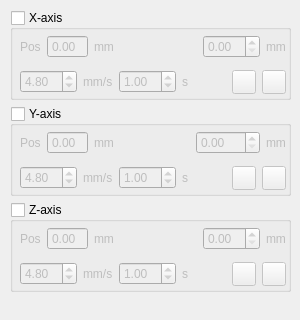
         <widget class="QWidget" name="tab_2">
          <attribute name="title">
           <string>Low-prec. Stage</string>
          </attribute>
          <widget class="QWidget" name="verticalLayoutWidget_4">
           <property name="geometry">
            <rect>
             <x>10</x>
             <y>10</y>
             <width>281</width>
             <height>301</height>
            </rect>
           </property>
           <layout class="QVBoxLayout" name="verticalLayout_5">
            <item>
             <widget class="QGroupBox" name="xAxisLowBox">
              <property name="minimumSize">
               <size>
                <width>0</width>
                <height>90</height>
               </size>
              </property>
              <property name="title">
               <string>X-axis</string>
              </property>
              <property name="checkable">
               <bool>true</bool>
              </property>
              <property name="checked">
               <bool>false</bool>
              </property>
              <widget class="QWidget" name="verticalLayoutWidget_3">
               <property name="geometry">
                <rect>
                 <x>10</x>
                 <y>20</y>
                 <width>296</width>
                 <height>71</height>
                </rect>
               </property>
               <layout class="QVBoxLayout" name="verticalLayout_4">
                <item>
                 <layout class="QHBoxLayout" name="horizontalLayout_7">
                  <item>
                   <widget class="QLabel" name="label_17">
                    <property name="text">
                     <string>Pos</string>
                    </property>
                   </widget>
                  </item>
                  <item>
                   <widget class="QDoubleSpinBox" name="xAxisPosSpinBox">
                    <property name="readOnly">
                     <bool>true</bool>
                    </property>
                    <property name="buttonSymbols">
                     <enum>QAbstractSpinBox::ButtonSymbols::NoButtons</enum>
                    </property>
                   </widget>
                  </item>
                  <item>
                   <widget class="QLabel" name="label_14">
                    <property name="text">
                     <string>mm</string>
                    </property>
                   </widget>
                  </item>
                  <item>
                   <spacer name="horizontalSpacer_14">
                    <property name="orientation">
                     <enum>Qt::Orientation::Horizontal</enum>
                    </property>
                    <property name="sizeHint" stdset="0">
                     <size>
                      <width>40</width>
                      <height>20</height>
                     </size>
                    </property>
                   </spacer>
                  </item>
                  <item>
                   <widget class="QDoubleSpinBox" name="xAxisDesSpinBox">
                    <property name="readOnly">
                     <bool>false</bool>
                    </property>
                    <property name="maximum">
                     <double>90.000000000000000</double>
                    </property>
                   </widget>
                  </item>
                  <item>
                   <widget class="QLabel" name="label_18">
                    <property name="text">
                     <string>mm</string>
                    </property>
                   </widget>
                  </item>
                  <item>
                   <widget class="QPushButton" name="xAxisLowGotoButton">
                    <property name="minimumSize">
                     <size>
                      <width>24</width>
                      <height>24</height>
                     </size>
                    </property>
                    <property name="maximumSize">
                     <size>
                      <width>24</width>
                      <height>16777215</height>
                     </size>
                    </property>
                    <property name="text">
                     <string/>
                    </property>
                    <property name="icon">
                     <iconset resource="icons.qrc">
                      <normaloff>:/icons/icons8-go-100.png</normaloff>:/icons/icons8-go-100.png</iconset>
                    </property>
                    <property name="iconSize">
                     <size>
                      <width>20</width>
                      <height>20</height>
                     </size>
                    </property>
                   </widget>
                  </item>
                 </layout>
                </item>
                <item>
                 <layout class="QHBoxLayout" name="horizontalLayout_10">
                  <item>
                   <widget class="QDoubleSpinBox" name="xAxisSpeedSpinBox">
                    <property name="singleStep">
                     <double>0.120000000000000</double>
                    </property>
                    <property name="value">
                     <double>4.800000000000000</double>
                    </property>
                   </widget>
                  </item>
                  <item>
                   <widget class="QLabel" name="label_15">
                    <property name="text">
                     <string>mm/s</string>
                    </property>
                   </widget>
                  </item>
                  <item>
                   <widget class="QDoubleSpinBox" name="xAxisTimeSpinBox">
                    <property name="value">
                     <double>1.000000000000000</double>
                    </property>
                   </widget>
                  </item>
                  <item>
                   <widget class="QLabel" name="label_16">
                    <property name="text">
                     <string>s</string>
                    </property>
                   </widget>
                  </item>
                  <item>
                   <spacer name="horizontalSpacer_15">
                    <property name="orientation">
                     <enum>Qt::Orientation::Horizontal</enum>
                    </property>
                    <property name="sizeHint" stdset="0">
                     <size>
                      <width>40</width>
                      <height>20</height>
                     </size>
                    </property>
                   </spacer>
                  </item>
                  <item>
                   <widget class="QPushButton" name="xAxisLowLeftButton">
                    <property name="minimumSize">
                     <size>
                      <width>24</width>
                      <height>24</height>
                     </size>
                    </property>
                    <property name="maximumSize">
                     <size>
                      <width>24</width>
                      <height>16777215</height>
                     </size>
                    </property>
                    <property name="text">
                     <string/>
                    </property>
                    <property name="icon">
                     <iconset resource="icons.qrc">
                      <normaloff>:/icons/icons8-left-96.png</normaloff>:/icons/icons8-left-96.png</iconset>
                    </property>
                    <property name="iconSize">
                     <size>
                      <width>16</width>
                      <height>16</height>
                     </size>
                    </property>
                   </widget>
                  </item>
                  <item>
                   <widget class="QPushButton" name="xAxisLowHomeButton">
                    <property name="minimumSize">
                     <size>
                      <width>24</width>
                      <height>24</height>
                     </size>
                    </property>
                    <property name="maximumSize">
                     <size>
                      <width>24</width>
                      <height>16777215</height>
                     </size>
                    </property>
                    <property name="text">
                     <string/>
                    </property>
                    <property name="icon">
                     <iconset resource="icons.qrc">
                      <normaloff>:/icons/icons8-home-96.png</normaloff>:/icons/icons8-home-96.png</iconset>
                    </property>
                   </widget>
                  </item>
                  <item>
                   <widget class="QPushButton" name="xAxisLowRightButton">
                    <property name="minimumSize">
                     <size>
                      <width>24</width>
                      <height>24</height>
                     </size>
                    </property>
                    <property name="maximumSize">
                     <size>
                      <width>24</width>
                      <height>16777215</height>
                     </size>
                    </property>
                    <property name="text">
                     <string/>
                    </property>
                    <property name="icon">
                     <iconset resource="icons.qrc">
                      <normaloff>:/icons/icons8-right-96.png</normaloff>:/icons/icons8-right-96.png</iconset>
                    </property>
                   </widget>
                  </item>
                 </layout>
                </item>
               </layout>
              </widget>
             </widget>
            </item>
            <item>
             <widget class="QGroupBox" name="yAxisLowBox">
              <property name="minimumSize">
               <size>
                <width>0</width>
                <height>90</height>
               </size>
              </property>
              <property name="title">
               <string>Y-axis</string>
              </property>
              <property name="checkable">
               <bool>true</bool>
              </property>
              <property name="checked">
               <bool>false</bool>
              </property>
              <widget class="QWidget" name="verticalLayoutWidget_5">
               <property name="geometry">
                <rect>
                 <x>10</x>
                 <y>20</y>
                 <width>296</width>
                 <height>71</height>
                </rect>
               </property>
               <layout class="QVBoxLayout" name="verticalLayout_6">
                <item>
                 <layout class="QHBoxLayout" name="horizontalLayout_12">
                  <item>
                   <widget class="QLabel" name="label_19">
                    <property name="text">
                     <string>Pos</string>
                    </property>
                   </widget>
                  </item>
                  <item>
                   <widget class="QDoubleSpinBox" name="yAxisPosSpinBox">
                    <property name="readOnly">
                     <bool>true</bool>
                    </property>
                    <property name="buttonSymbols">
                     <enum>QAbstractSpinBox::ButtonSymbols::NoButtons</enum>
                    </property>
                   </widget>
                  </item>
                  <item>
                   <widget class="QLabel" name="label_20">
                    <property name="text">
                     <string>mm</string>
                    </property>
                   </widget>
                  </item>
                  <item>
                   <spacer name="horizontalSpacer_17">
                    <property name="orientation">
                     <enum>Qt::Orientation::Horizontal</enum>
                    </property>
                    <property name="sizeHint" stdset="0">
                     <size>
                      <width>40</width>
                      <height>20</height>
                     </size>
                    </property>
                   </spacer>
                  </item>
                  <item>
                   <widget class="QDoubleSpinBox" name="yAxisDesSpinBox">
                    <property name="readOnly">
                     <bool>false</bool>
                    </property>
                    <property name="maximum">
                     <double>130.000000000000000</double>
                    </property>
                   </widget>
                  </item>
                  <item>
                   <widget class="QLabel" name="label_21">
                    <property name="text">
                     <string>mm</string>
                    </property>
                   </widget>
                  </item>
                  <item>
                   <widget class="QPushButton" name="yAxisLowGotoButton">
                    <property name="minimumSize">
                     <size>
                      <width>24</width>
                      <height>24</height>
                     </size>
                    </property>
                    <property name="maximumSize">
                     <size>
                      <width>24</width>
                      <height>16777215</height>
                     </size>
                    </property>
                    <property name="text">
                     <string/>
                    </property>
                    <property name="icon">
                     <iconset resource="icons.qrc">
                      <normaloff>:/icons/icons8-go-100.png</normaloff>:/icons/icons8-go-100.png</iconset>
                    </property>
                    <property name="iconSize">
                     <size>
                      <width>20</width>
                      <height>20</height>
                     </size>
                    </property>
                   </widget>
                  </item>
                 </layout>
                </item>
                <item>
                 <layout class="QHBoxLayout" name="horizontalLayout_13">
                  <item>
                   <widget class="QDoubleSpinBox" name="yAxisSpeedSpinBox">
                    <property name="singleStep">
                     <double>0.120000000000000</double>
                    </property>
                    <property name="value">
                     <double>4.800000000000000</double>
                    </property>
                   </widget>
                  </item>
                  <item>
                   <widget class="QLabel" name="label_22">
                    <property name="text">
                     <string>mm/s</string>
                    </property>
                   </widget>
                  </item>
                  <item>
                   <widget class="QDoubleSpinBox" name="yAxisTimeSpinBox">
                    <property name="value">
                     <double>1.000000000000000</double>
                    </property>
                   </widget>
                  </item>
                  <item>
                   <widget class="QLabel" name="label_23">
                    <property name="text">
                     <string>s</string>
                    </property>
                   </widget>
                  </item>
                  <item>
                   <spacer name="horizontalSpacer_18">
                    <property name="orientation">
                     <enum>Qt::Orientation::Horizontal</enum>
                    </property>
                    <property name="sizeHint" stdset="0">
                     <size>
                      <width>40</width>
                      <height>20</height>
                     </size>
                    </property>
                   </spacer>
                  </item>
                  <item>
                   <widget class="QPushButton" name="yAxisLowLeftButton">
                    <property name="minimumSize">
                     <size>
                      <width>24</width>
                      <height>24</height>
                     </size>
                    </property>
                    <property name="maximumSize">
                     <size>
                      <width>24</width>
                      <height>16777215</height>
                     </size>
                    </property>
                    <property name="text">
                     <string/>
                    </property>
                    <property name="icon">
                     <iconset resource="icons.qrc">
                      <normaloff>:/icons/icons8-left-96.png</normaloff>:/icons/icons8-left-96.png</iconset>
                    </property>
                    <property name="iconSize">
                     <size>
                      <width>16</width>
                      <height>16</height>
                     </size>
                    </property>
                   </widget>
                  </item>
                  <item>
                   <widget class="QPushButton" name="yAxisLowHomeButton">
                    <property name="minimumSize">
                     <size>
                      <width>24</width>
                      <height>24</height>
                     </size>
                    </property>
                    <property name="maximumSize">
                     <size>
                      <width>24</width>
                      <height>16777215</height>
                     </size>
                    </property>
                    <property name="text">
                     <string/>
                    </property>
                    <property name="icon">
                     <iconset resource="icons.qrc">
                      <normaloff>:/icons/icons8-home-96.png</normaloff>:/icons/icons8-home-96.png</iconset>
                    </property>
                   </widget>
                  </item>
                  <item>
                   <widget class="QPushButton" name="yAxisLowRightButton">
                    <property name="minimumSize">
                     <size>
                      <width>24</width>
                      <height>24</height>
                     </size>
                    </property>
                    <property name="maximumSize">
                     <size>
                      <width>24</width>
                      <height>16777215</height>
                     </size>
                    </property>
                    <property name="text">
                     <string/>
                    </property>
                    <property name="icon">
                     <iconset resource="icons.qrc">
                      <normaloff>:/icons/icons8-right-96.png</normaloff>:/icons/icons8-right-96.png</iconset>
                    </property>
                   </widget>
                  </item>
                 </layout>
                </item>
               </layout>
              </widget>
             </widget>
            </item>
            <item>
             <widget class="QGroupBox" name="zAxisLowBox">
              <property name="minimumSize">
               <size>
                <width>0</width>
                <height>90</height>
               </size>
              </property>
              <property name="title">
               <string>Z-axis</string>
              </property>
              <property name="checkable">
               <bool>true</bool>
              </property>
              <property name="checked">
               <bool>false</bool>
              </property>
              <widget class="QWidget" name="verticalLayoutWidget_6">
               <property name="geometry">
                <rect>
                 <x>10</x>
                 <y>20</y>
                 <width>296</width>
                 <height>71</height>
                </rect>
               </property>
               <layout class="QVBoxLayout" name="verticalLayout_7">
                <item>
                 <layout class="QHBoxLayout" name="horizontalLayout_14">
                  <item>
                   <widget class="QLabel" name="label_24">
                    <property name="text">
                     <string>Pos</string>
                    </property>
                   </widget>
                  </item>
                  <item>
                   <widget class="QDoubleSpinBox" name="zAxisPosSpinBox">
                    <property name="readOnly">
                     <bool>true</bool>
                    </property>
                    <property name="buttonSymbols">
                     <enum>QAbstractSpinBox::ButtonSymbols::NoButtons</enum>
                    </property>
                   </widget>
                  </item>
                  <item>
                   <widget class="QLabel" name="label_25">
                    <property name="text">
                     <string>mm</string>
                    </property>
                   </widget>
                  </item>
                  <item>
                   <spacer name="horizontalSpacer_19">
                    <property name="orientation">
                     <enum>Qt::Orientation::Horizontal</enum>
                    </property>
                    <property name="sizeHint" stdset="0">
                     <size>
                      <width>40</width>
                      <height>20</height>
                     </size>
                    </property>
                   </spacer>
                  </item>
                  <item>
                   <widget class="QDoubleSpinBox" name="zAxisDesSpinBox">
                    <property name="readOnly">
                     <bool>false</bool>
                    </property>
                   </widget>
                  </item>
                  <item>
                   <widget class="QLabel" name="label_26">
                    <property name="text">
                     <string>mm</string>
                    </property>
                   </widget>
                  </item>
                  <item>
                   <widget class="QPushButton" name="zAxisLowGotoButton">
                    <property name="minimumSize">
                     <size>
                      <width>24</width>
                      <height>24</height>
                     </size>
                    </property>
                    <property name="maximumSize">
                     <size>
                      <width>24</width>
                      <height>16777215</height>
                     </size>
                    </property>
                    <property name="text">
                     <string/>
                    </property>
                    <property name="icon">
                     <iconset resource="icons.qrc">
                      <normaloff>:/icons/icons8-go-100.png</normaloff>:/icons/icons8-go-100.png</iconset>
                    </property>
                    <property name="iconSize">
                     <size>
                      <width>20</width>
                      <height>20</height>
                     </size>
                    </property>
                   </widget>
                  </item>
                 </layout>
                </item>
                <item>
                 <layout class="QHBoxLayout" name="horizontalLayout_15">
                  <item>
                   <widget class="QDoubleSpinBox" name="zAxisSpeedSpinBox">
                    <property name="singleStep">
                     <double>0.120000000000000</double>
                    </property>
                    <property name="value">
                     <double>4.800000000000000</double>
                    </property>
                   </widget>
                  </item>
                  <item>
                   <widget class="QLabel" name="label_27">
                    <property name="text">
                     <string>mm/s</string>
                    </property>
                   </widget>
                  </item>
                  <item>
                   <widget class="QDoubleSpinBox" name="zAxisTimeSpinBox">
                    <property name="value">
                     <double>1.000000000000000</double>
                    </property>
                   </widget>
                  </item>
                  <item>
                   <widget class="QLabel" name="label_28">
                    <property name="text">
                     <string>s</string>
                    </property>
                   </widget>
                  </item>
                  <item>
                   <spacer name="horizontalSpacer_20">
                    <property name="orientation">
                     <enum>Qt::Orientation::Horizontal</enum>
                    </property>
                    <property name="sizeHint" stdset="0">
                     <size>
                      <width>40</width>
                      <height>20</height>
                     </size>
                    </property>
                   </spacer>
                  </item>
                  <item>
                   <widget class="QPushButton" name="zAxisLowLeftButton">
                    <property name="minimumSize">
                     <size>
                      <width>24</width>
                      <height>24</height>
                     </size>
                    </property>
                    <property name="maximumSize">
                     <size>
                      <width>24</width>
                      <height>16777215</height>
                     </size>
                    </property>
                    <property name="text">
                     <string/>
                    </property>
                    <property name="icon">
                     <iconset resource="icons.qrc">
                      <normaloff>:/icons/icons8-left-96.png</normaloff>:/icons/icons8-left-96.png</iconset>
                    </property>
                    <property name="iconSize">
                     <size>
                      <width>16</width>
                      <height>16</height>
                     </size>
                    </property>
                   </widget>
                  </item>
                  <item>
                   <widget class="QPushButton" name="zAxisLowHomeButton">
                    <property name="minimumSize">
                     <size>
                      <width>24</width>
                      <height>24</height>
                     </size>
                    </property>
                    <property name="maximumSize">
                     <size>
                      <width>24</width>
                      <height>16777215</height>
                     </size>
                    </property>
                    <property name="text">
                     <string/>
                    </property>
                    <property name="icon">
                     <iconset resource="icons.qrc">
                      <normaloff>:/icons/icons8-home-96.png</normaloff>:/icons/icons8-home-96.png</iconset>
                    </property>
                   </widget>
                  </item>
                  <item>
                   <widget class="QPushButton" name="zAxisLowRightButton">
                    <property name="minimumSize">
                     <size>
                      <width>24</width>
                      <height>24</height>
                     </size>
                    </property>
                    <property name="maximumSize">
                     <size>
                      <width>24</width>
                      <height>16777215</height>
                     </size>
                    </property>
                    <property name="text">
                     <string/>
                    </property>
                    <property name="icon">
                     <iconset resource="icons.qrc">
                      <normaloff>:/icons/icons8-right-96.png</normaloff>:/icons/icons8-right-96.png</iconset>
                    </property>
                   </widget>
                  </item>
                 </layout>
                </item>
               </layout>
              </widget>
             </widget>
            </item>
            <item>
             <spacer name="verticalSpacer_2">
              <property name="orientation">
               <enum>Qt::Orientation::Vertical</enum>
              </property>
              <property name="sizeHint" stdset="0">
               <size>
                <width>20</width>
                <height>40</height>
               </size>
              </property>
             </spacer>
            </item>
           </layout>
          </widget>
         </widget>
